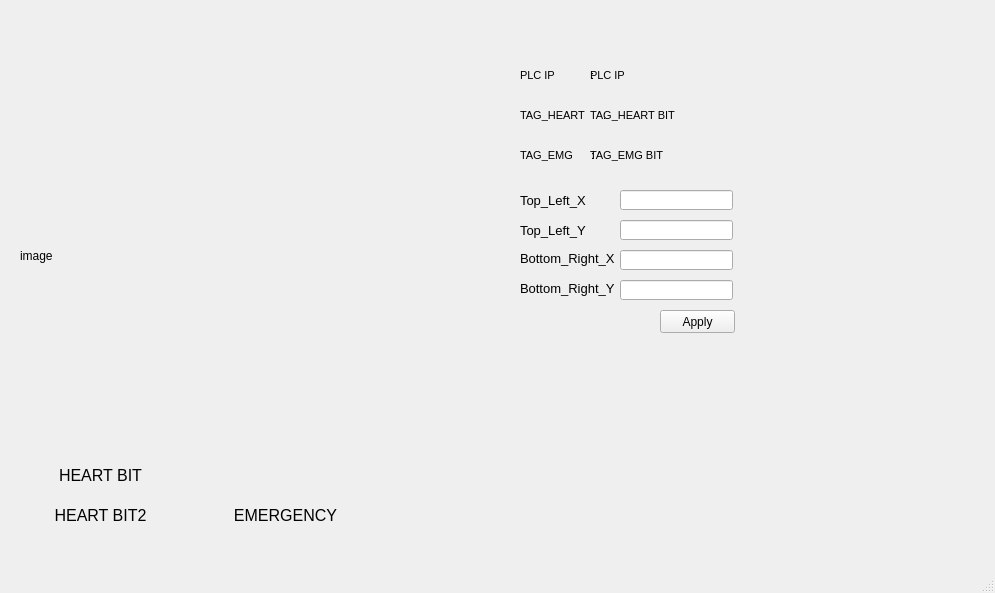
<?xml version="1.0" encoding="UTF-8"?>
<ui version="4.0">
 <class>MainWindow</class>
 <widget class="QMainWindow" name="MainWindow">
  <property name="geometry">
   <rect>
    <x>0</x>
    <y>0</y>
    <width>995</width>
    <height>593</height>
   </rect>
  </property>
  <property name="windowTitle">
   <string>MainWindow</string>
  </property>
  <widget class="QWidget" name="centralwidget">
   <widget class="QLabel" name="label">
    <property name="geometry">
     <rect>
      <x>20</x>
      <y>40</y>
      <width>471</width>
      <height>431</height>
     </rect>
    </property>
    <property name="text">
     <string>image</string>
    </property>
   </widget>
   <widget class="QLabel" name="label_HEARTBIT">
    <property name="geometry">
     <rect>
      <x>20</x>
      <y>460</y>
      <width>161</width>
      <height>31</height>
     </rect>
    </property>
    <property name="font">
     <font>
      <family>Arial</family>
      <pointsize>12</pointsize>
     </font>
    </property>
    <property name="autoFillBackground">
     <bool>false</bool>
    </property>
    <property name="text">
     <string>HEART BIT</string>
    </property>
    <property name="textFormat">
     <enum>Qt::PlainText</enum>
    </property>
    <property name="scaledContents">
     <bool>false</bool>
    </property>
    <property name="alignment">
     <set>Qt::AlignCenter</set>
    </property>
    <property name="wordWrap">
     <bool>false</bool>
    </property>
   </widget>
   <widget class="QLabel" name="label_EMERGENCY">
    <property name="geometry">
     <rect>
      <x>220</x>
      <y>500</y>
      <width>131</width>
      <height>31</height>
     </rect>
    </property>
    <property name="font">
     <font>
      <family>Arial</family>
      <pointsize>12</pointsize>
     </font>
    </property>
    <property name="text">
     <string>EMERGENCY</string>
    </property>
    <property name="alignment">
     <set>Qt::AlignCenter</set>
    </property>
   </widget>
   <widget class="QLabel" name="name_plcip">
    <property name="geometry">
     <rect>
      <x>520</x>
      <y>60</y>
      <width>141</width>
      <height>31</height>
     </rect>
    </property>
    <property name="font">
     <font>
      <family>Arial</family>
      <pointsize>8</pointsize>
     </font>
    </property>
    <property name="text">
     <string>PLC IP            :</string>
    </property>
    <property name="alignment">
     <set>Qt::AlignLeading|Qt::AlignLeft|Qt::AlignVCenter</set>
    </property>
   </widget>
   <widget class="QLabel" name="name_heartbit">
    <property name="geometry">
     <rect>
      <x>520</x>
      <y>100</y>
      <width>141</width>
      <height>31</height>
     </rect>
    </property>
    <property name="font">
     <font>
      <family>Arial</family>
      <pointsize>8</pointsize>
     </font>
    </property>
    <property name="text">
     <string>TAG_HEART      :</string>
    </property>
    <property name="alignment">
     <set>Qt::AlignLeading|Qt::AlignLeft|Qt::AlignVCenter</set>
    </property>
   </widget>
   <widget class="QLabel" name="name_emgbit">
    <property name="geometry">
     <rect>
      <x>520</x>
      <y>140</y>
      <width>151</width>
      <height>31</height>
     </rect>
    </property>
    <property name="font">
     <font>
      <family>Arial</family>
      <pointsize>8</pointsize>
     </font>
    </property>
    <property name="text">
     <string>TAG_EMG      :</string>
    </property>
    <property name="alignment">
     <set>Qt::AlignLeading|Qt::AlignLeft|Qt::AlignVCenter</set>
    </property>
   </widget>
   <widget class="QLabel" name="text_heartbit">
    <property name="geometry">
     <rect>
      <x>590</x>
      <y>100</y>
      <width>261</width>
      <height>31</height>
     </rect>
    </property>
    <property name="font">
     <font>
      <family>Arial</family>
      <pointsize>8</pointsize>
     </font>
    </property>
    <property name="text">
     <string>TAG_HEART BIT</string>
    </property>
    <property name="alignment">
     <set>Qt::AlignLeading|Qt::AlignLeft|Qt::AlignVCenter</set>
    </property>
   </widget>
   <widget class="QLabel" name="text_emgbit">
    <property name="geometry">
     <rect>
      <x>590</x>
      <y>140</y>
      <width>271</width>
      <height>31</height>
     </rect>
    </property>
    <property name="font">
     <font>
      <family>Arial</family>
      <pointsize>8</pointsize>
     </font>
    </property>
    <property name="text">
     <string>TAG_EMG BIT</string>
    </property>
    <property name="alignment">
     <set>Qt::AlignLeading|Qt::AlignLeft|Qt::AlignVCenter</set>
    </property>
   </widget>
   <widget class="QLabel" name="text_plcip">
    <property name="geometry">
     <rect>
      <x>590</x>
      <y>60</y>
      <width>251</width>
      <height>31</height>
     </rect>
    </property>
    <property name="font">
     <font>
      <family>Arial</family>
      <pointsize>8</pointsize>
     </font>
    </property>
    <property name="text">
     <string>PLC IP</string>
    </property>
    <property name="alignment">
     <set>Qt::AlignLeading|Qt::AlignLeft|Qt::AlignVCenter</set>
    </property>
   </widget>
   <widget class="QLabel" name="label_HEARTBIT_2">
    <property name="geometry">
     <rect>
      <x>20</x>
      <y>500</y>
      <width>161</width>
      <height>31</height>
     </rect>
    </property>
    <property name="font">
     <font>
      <family>Arial</family>
      <pointsize>12</pointsize>
     </font>
    </property>
    <property name="autoFillBackground">
     <bool>false</bool>
    </property>
    <property name="text">
     <string>HEART BIT2</string>
    </property>
    <property name="textFormat">
     <enum>Qt::PlainText</enum>
    </property>
    <property name="scaledContents">
     <bool>false</bool>
    </property>
    <property name="alignment">
     <set>Qt::AlignCenter</set>
    </property>
    <property name="wordWrap">
     <bool>false</bool>
    </property>
   </widget>
   <widget class="QLabel" name="label_2">
    <property name="geometry">
     <rect>
      <x>520</x>
      <y>190</y>
      <width>81</width>
      <height>21</height>
     </rect>
    </property>
    <property name="font">
     <font>
      <family>Arial</family>
      <pointsize>10</pointsize>
     </font>
    </property>
    <property name="text">
     <string>Top_Left_X</string>
    </property>
   </widget>
   <widget class="QLabel" name="label_3">
    <property name="geometry">
     <rect>
      <x>520</x>
      <y>220</y>
      <width>81</width>
      <height>21</height>
     </rect>
    </property>
    <property name="font">
     <font>
      <family>Arial</family>
      <pointsize>10</pointsize>
     </font>
    </property>
    <property name="text">
     <string>Top_Left_Y</string>
    </property>
   </widget>
   <widget class="QLabel" name="label_4">
    <property name="geometry">
     <rect>
      <x>520</x>
      <y>250</y>
      <width>101</width>
      <height>16</height>
     </rect>
    </property>
    <property name="font">
     <font>
      <family>Arial</family>
      <pointsize>10</pointsize>
     </font>
    </property>
    <property name="text">
     <string>Bottom_Right_X</string>
    </property>
   </widget>
   <widget class="QLabel" name="label_5">
    <property name="geometry">
     <rect>
      <x>520</x>
      <y>280</y>
      <width>101</width>
      <height>16</height>
     </rect>
    </property>
    <property name="font">
     <font>
      <family>Arial</family>
      <pointsize>10</pointsize>
     </font>
    </property>
    <property name="text">
     <string>Bottom_Right_Y</string>
    </property>
   </widget>
   <widget class="QLineEdit" name="lineEdit_Top_Left_X">
    <property name="geometry">
     <rect>
      <x>620</x>
      <y>190</y>
      <width>113</width>
      <height>20</height>
     </rect>
    </property>
   </widget>
   <widget class="QLineEdit" name="lineEdit_Top_Left_Y">
    <property name="geometry">
     <rect>
      <x>620</x>
      <y>220</y>
      <width>113</width>
      <height>20</height>
     </rect>
    </property>
   </widget>
   <widget class="QLineEdit" name="lineEdit_Bottom_Right_X">
    <property name="geometry">
     <rect>
      <x>620</x>
      <y>250</y>
      <width>113</width>
      <height>20</height>
     </rect>
    </property>
   </widget>
   <widget class="QLineEdit" name="lineEdit_Bottom_Right_Y">
    <property name="geometry">
     <rect>
      <x>620</x>
      <y>280</y>
      <width>113</width>
      <height>20</height>
     </rect>
    </property>
   </widget>
   <widget class="QPushButton" name="pushButton_Apply">
    <property name="geometry">
     <rect>
      <x>660</x>
      <y>310</y>
      <width>75</width>
      <height>23</height>
     </rect>
    </property>
    <property name="text">
     <string>Apply</string>
    </property>
   </widget>
  </widget>
  <widget class="QMenuBar" name="menubar">
   <property name="geometry">
    <rect>
     <x>0</x>
     <y>0</y>
     <width>995</width>
     <height>21</height>
    </rect>
   </property>
  </widget>
  <widget class="QStatusBar" name="statusbar"/>
 </widget>
 <resources/>
 <connections/>
</ui>
